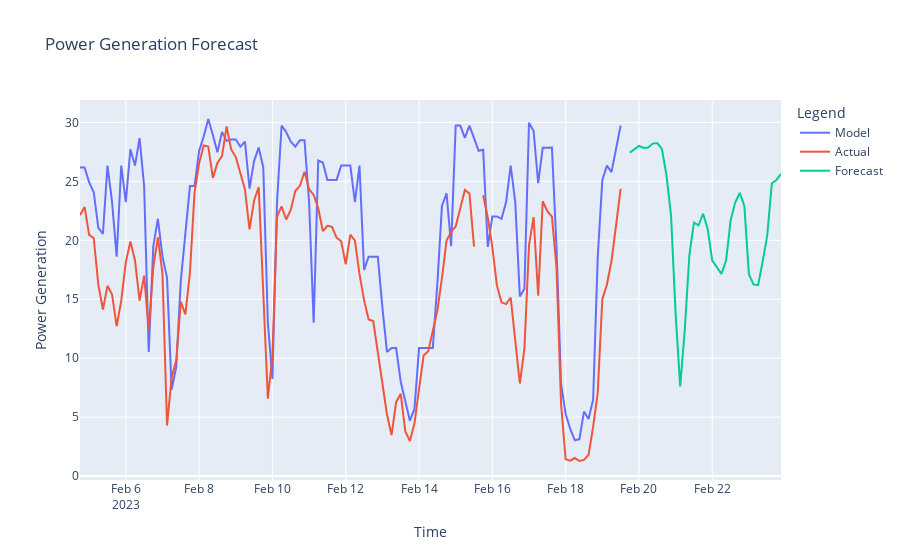

Notebook source saved alongside this figure:
### Code cell
# plot final_df
fig = px.line(final_df, x=final_df.index, y=["Model", "Actual", "Forecast"], title="Power Generation Forecast")
fig.update_xaxes(title_text="Time")
fig.update_yaxes(title_text="Power Generation")
fig.update_layout(legend_title_text="Legend")
fig.show()

### Figure 1 — Plotly figure (JSON) as saved in the notebook; plotly's stock layout.template omitted (floating-point values rounded to 4 significant figures; data arrays with more than 128 entries replaced by an {"elided": "..."} marker saying what was removed)
{"data": [{"hovertemplate": "variable=Model<br>index=%{x}<br>value=%{y}<extra></extra>", "legendgroup": "Model", "line": {"color": "#636efa", "dash": "solid"}, "marker": {"symbol": "circle"}, "mode": "lines", "name": "Model", "orientation": "v", "showlegend": true, "type": "scatter", "x": {"elided": "153 str values"}, "xaxis": "x", "y": {"elided": "153 float values"}, "yaxis": "y"}, {"hovertemplate": "variable=Actual<br>index=%{x}<br>value=%{y}<extra></extra>", "legendgroup": "Actual", "line": {"color": "#EF553B", "dash": "solid"}, "marker": {"symbol": "circle"}, "mode": "lines", "name": "Actual", "orientation": "v", "showlegend": true, "type": "scatter", "x": {"elided": "153 str values"}, "xaxis": "x", "y": {"elided": "153 float values"}, "yaxis": "y"}, {"hovertemplate": "variable=Forecast<br>index=%{x}<br>value=%{y}<extra></extra>", "legendgroup": "Forecast", "line": {"color": "#00cc96", "dash": "solid"}, "marker": {"symbol": "circle"}, "mode": "lines", "name": "Forecast", "orientation": "v", "showlegend": true, "type": "scatter", "x": {"elided": "153 str values"}, "xaxis": "x", "y": {"elided": "153 float values"}, "yaxis": "y"}], "layout": {"legend": {"title": {"text": "Legend"}, "tracegroupgap": 0}, "title": {"text": "Power Generation Forecast"}, "xaxis": {"anchor": "y", "domain": [0, 1], "title": {"text": "Time"}}, "yaxis": {"anchor": "x", "domain": [0, 1], "title": {"text": "Power Generation"}}}}
